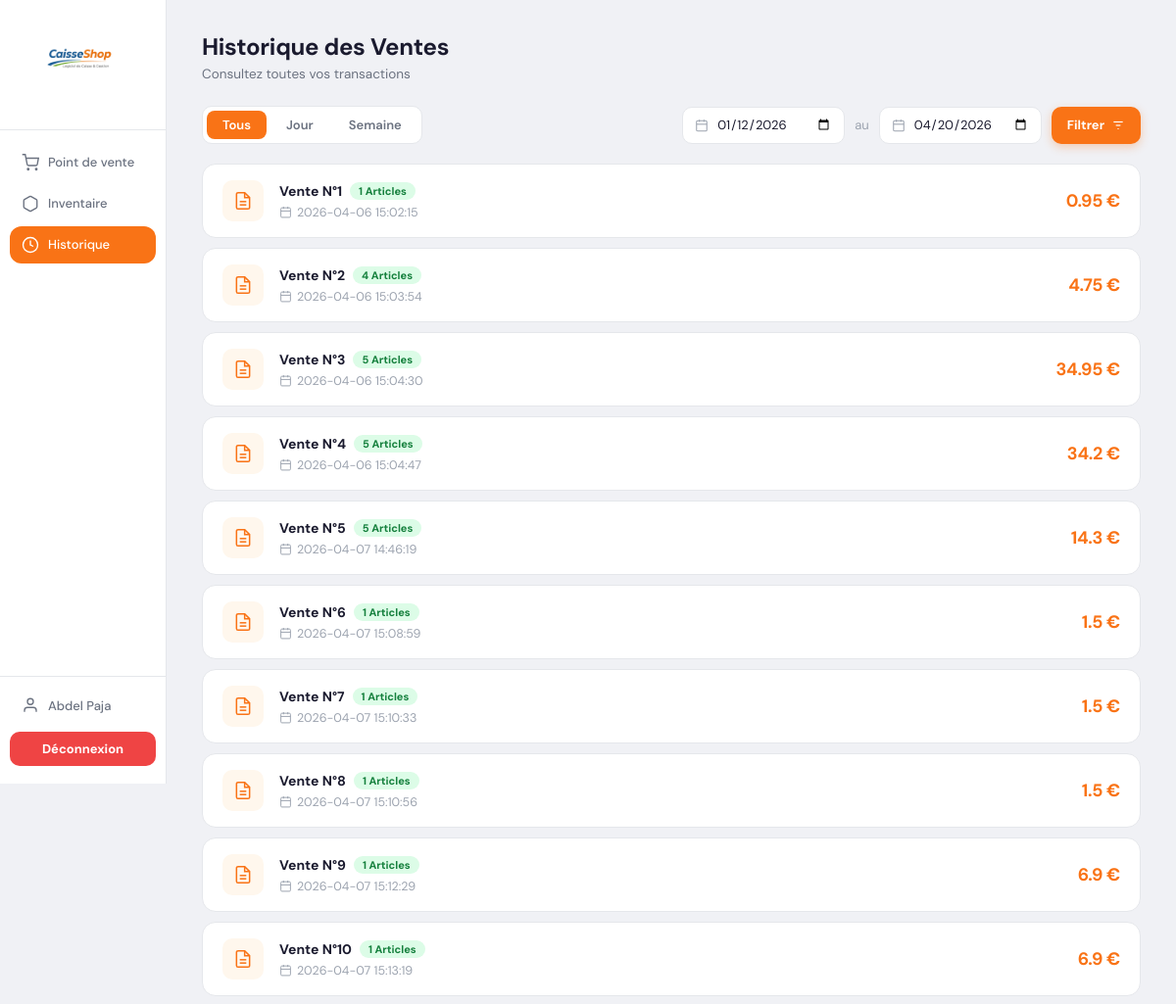
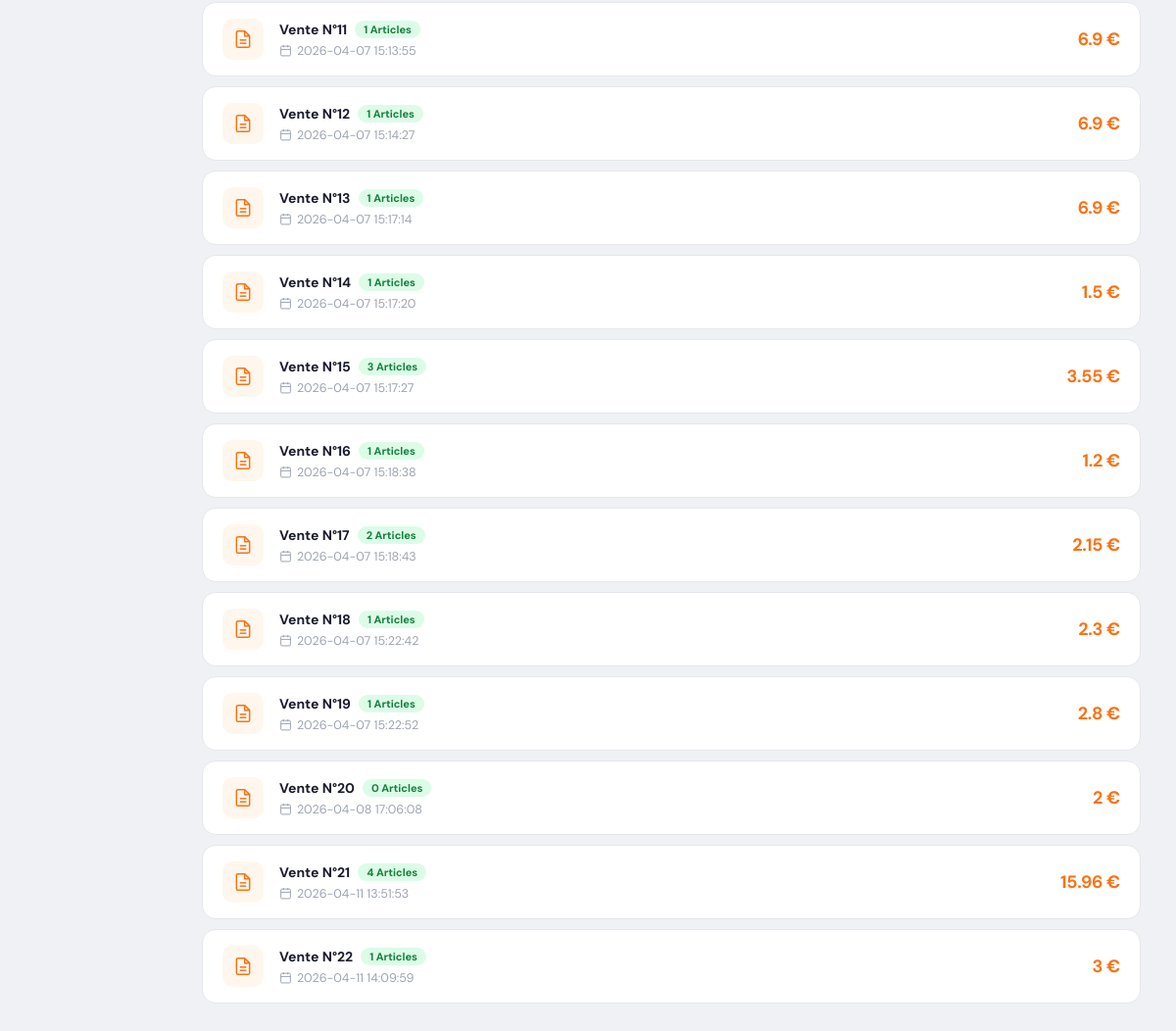
The app's page /Pages/historique.php (signed in) with its own data (2 pictures, top to bottom).
### tables this page shows
CREATE TABLE `ventes` (
  `Id` int(11) NOT NULL,
  `Id_user` int(11) NOT NULL,
  `Total` float NOT NULL,
  `Date` timestamp NOT NULL DEFAULT current_timestamp() ON UPDATE current_timestamp()
);

### fonciton/fonctions.php (called while the page is built, shortened)
<?php
require_once(__DIR__ . '/../fonciton/ConnexionBDD.php');
$selectVente='SELECT * FROM ventes';
$selection_Vente=$mysqlClient->prepare($selectVente);
$selection_Vente->execute();
$listeVente=$selection_Vente->fetchAll();
?>

### Pages/historique.php (the view, shortened to what this page needs)
<?php
require_once(__DIR__ . '/../fonciton/fonctions.php');
require_once(__DIR__ . '/../fonciton/ConnexionBDD.php');
?>
<!DOCTYPE html>
<html lang="fr">
<head>
  <link rel="stylesheet" href="../styles/historique.css">
</head>
<body>
<div class="app">
  <aside class="sidebar">
    <div class="sidebar-logo">
      <img src="../images/logo-removebg-preview.png" alt="CaisseShop">
    </div>
    <nav class="sidebar-nav">
      <a href="point-de-vente.php" class="nav-item">
        <svg fill="none" viewBox="0 0 24 24" stroke="currentColor" stroke-width="1.8"><circle cx="9" cy="21" r="1"/><circle cx="20" cy="21" r="1"/><path d="M1 1h4l2.68 13.39a2 2 0 0 0 2 1.61h9.72a2 2 0 0 0 2-1.61L23 6H6"/></svg>
        Point de vente
      </a>
      <a href="inventaire.php" class="nav-item">
        <svg fill="none" viewBox="0 0 24 24" stroke="currentColor" stroke-width="1.8"><path d="M21 16V8a2 2 0 0 0-1-1.73l-7-4a2 2 0 0 0-2 0l-7 4A2 2 0 0 0 3 8v8a2 2 0 0 0 1 1.73l7 4a2 2 0 0 0 2 0l7-4A2 2 0 0 0 21 16z"/></svg>
        Inventaire
      </a>
      <a href="historique.php" class="nav-item active">
        <svg fill="none" viewBox="0 0 24 24" stroke="currentColor" stroke-width="1.8"><circle cx="12" cy="12" r="10"/><polyline points="12 6 12 12 16 14"/></svg>
        Historique
      </a>
    </nav>
    <div class="sidebar-bottom">
      <a href="#" class="nav-item">
        <svg fill="none" viewBox="0 0 24 24" stroke="currentColor" stroke-width="1.8"><path d="M20 21v-2a4 4 0 0 0-4-4H8a4 4 0 0 0-4 4v2"/><circle cx="12" cy="7" r="4"/></svg>
        <?php
        if (isset($_SESSION['LOGGED_USER'])){
          echo $_SESSION['LOGGED_USER']['nom'].' '.$_SESSION['LOGGED_USER']['prenom'];
        }
        ?>
      </a>
      <a href="deconnexion.php" class="btn-logout">Déconnexion</a>
    </div>
  </aside>
  <main class="main">
    <div class="page-header">
      <div>
        <h1 class="page-title">Historique des Ventes</h1>
        <p class="page-subtitle">Consultez toutes vos transactions</p>
      </div>
    </div>
    <div class="filters-bar">
      <div class="period-tabs">
        <button class="tab active">Tous</button>
        <button class="tab">Jour</button>
        <button class="tab">Semaine</button>
      </div>
      <div class="date-filters">
        <div class="date-input-wrap">
          <svg fill="none" viewBox="0 0 24 24" stroke="currentColor" stroke-width="1.8"><rect x="3" y="4" width="18" height="18" rx="2"/><line x1="16" y1="2" x2="16" y2="6"/><line x1="8" y1="2" x2="8" y2="6"/><line x1="3" y1="10" x2="21" y2="10"/></svg>
          <input type="date" value="2026-01-12">
        </div>
        <span class="date-sep">au</span>
        <div class="date-input-wrap">
          <svg fill="none" viewBox="0 0 24 24" stroke="currentColor" stroke-width="1.8"><rect x="3" y="4" width="18" height="18" rx="2"/><line x1="16" y1="2" x2="16" y2="6"/><line x1="8" y1="2" x2="8" y2="6"/><line x1="3" y1="10" x2="21" y2="10"/></svg>
          <input type="date" value="2026-04-20">
        </div>
        <button class="btn-filter">
          Filtrer
          <svg fill="none" viewBox="0 0 24 24" stroke="currentColor" stroke-width="2"><line x1="4" y1="6" x2="20" y2="6"/><line x1="8" y1="12" x2="16" y2="12"/><line x1="11" y1="18" x2="13" y2="18"/></svg>
        </button>
      </div>
    </div>
    <div class="ventes-list">
      <?php for ($i=0; $i < count($listeVente); $i++) {
        $selectPanier='SELECT vt.Id, pr.Nom_produit FROM paniers pa
        JOIN ventes vt ON pa.Id_vente = vt.Id
        JOIN produits pr ON pa.Id_produit = pr.Id
        WHERE pa.Id_vente=:Id_vente';
        $selection_Panier=$mysqlClient->prepare($selectPanier);
        $selection_Panier->execute([
            'Id_vente' => $listeVente[$i]['Id'],
            ]);
        $listePanier=$selection_Panier->fetchAll();
        ?>
        <a href="detail-vente.php?id_vente=<?php echo $listeVente[$i]['Id']; ?>" class="vente-card">
          <div class="vente-icon">
            <svg fill="none" viewBox="0 0 24 24" stroke="currentColor" stroke-width="1.8"><path d="M14 2H6a2 2 0 0 0-2 2v16a2 2 0 0 0 2 2h12a2 2 0 0 0 2-2V8z"/><polyline points="14 2 14 8 20 8"/><line x1="16" y1="13" x2="8" y2="13"/><line x1="16" y1="17" x2="8" y2="17"/></svg>
          </div>
          <div class="vente-info">
            <div class="vente-top">
              <span class="vente-id">Vente N°<?php echo $i + 1 ?></span>
              <span class="vente-badge"><?php echo count($listePanier)?> Articles</span>
            </div>
            <div class="vente-meta">
              <span>
                <svg fill="none" viewBox="0 0 24 24" stroke="currentColor" stroke-width="1.8"><rect x="3" y="4" width="18" height="18" rx="2"/><line x1="16" y1="2" x2="16" y2="6"/><line x1="8" y1="2" x2="8" y2="6"/><line x1="3" y1="10" x2="21" y2="10"/></svg>
                <?php echo $listeVente[$i]['Date'] ?>
              </span>
            </div>
          </div>
          <div class="vente-montant">
            <p class="vente-total"><?php echo $listeVente[$i]['Total'] ?> €</p>
          </div>
        </a>
      <?php }?>
    </div>
  </main>
</div>
</body>
</html>

### records on screen
ventes: count($listePanier) "1", Date "2026-04-06 15:02:15", Total "0.95"
ventes: count($listePanier) "4", Date "2026-04-06 15:03:54", Total "4.75"
ventes: count($listePanier) "5", Date "2026-04-06 15:04:30", Total "34.95"
ventes: count($listePanier) "5", Date "2026-04-06 15:04:47", Total "34.2"
ventes: count($listePanier) "5", Date "2026-04-07 14:46:19", Total "14.3"
ventes: count($listePanier) "1", Date "2026-04-07 15:08:59", Total "1.5"
ventes: count($listePanier) "1", Date "2026-04-07 15:10:33", Total "1.5"
ventes: count($listePanier) "1", Date "2026-04-07 15:10:56", Total "1.5"
ventes: count($listePanier) "1", Date "2026-04-07 15:12:29", Total "6.9"
ventes: count($listePanier) "1", Date "2026-04-07 15:13:19", Total "6.9"
ventes: count($listePanier) "1", Date "2026-04-07 15:13:55", Total "6.9"
ventes: count($listePanier) "1", Date "2026-04-07 15:14:27", Total "6.9"
ventes: count($listePanier) "1", Date "2026-04-07 15:17:14", Total "6.9"
ventes: count($listePanier) "1", Date "2026-04-07 15:17:20", Total "1.5"
ventes: count($listePanier) "3", Date "2026-04-07 15:17:27", Total "3.55"
ventes: count($listePanier) "1", Date "2026-04-07 15:18:38", Total "1.2"
ventes: count($listePanier) "2", Date "2026-04-07 15:18:43", Total "2.15"
ventes: count($listePanier) "1", Date "2026-04-07 15:22:42", Total "2.3"
ventes: count($listePanier) "1", Date "2026-04-07 15:22:52", Total "2.8"
ventes: count($listePanier) "0", Date "2026-04-08 17:06:08", Total "2"
ventes: count($listePanier) "4", Date "2026-04-11 13:51:53", Total "15.96"
ventes: count($listePanier) "1", Date "2026-04-11 14:09:59", Total "3"

### other values on screen
$_SESSION['LOGGED_USER']['nom'] "Abdel"
$_SESSION['LOGGED_USER']['prenom'] "Paja"
